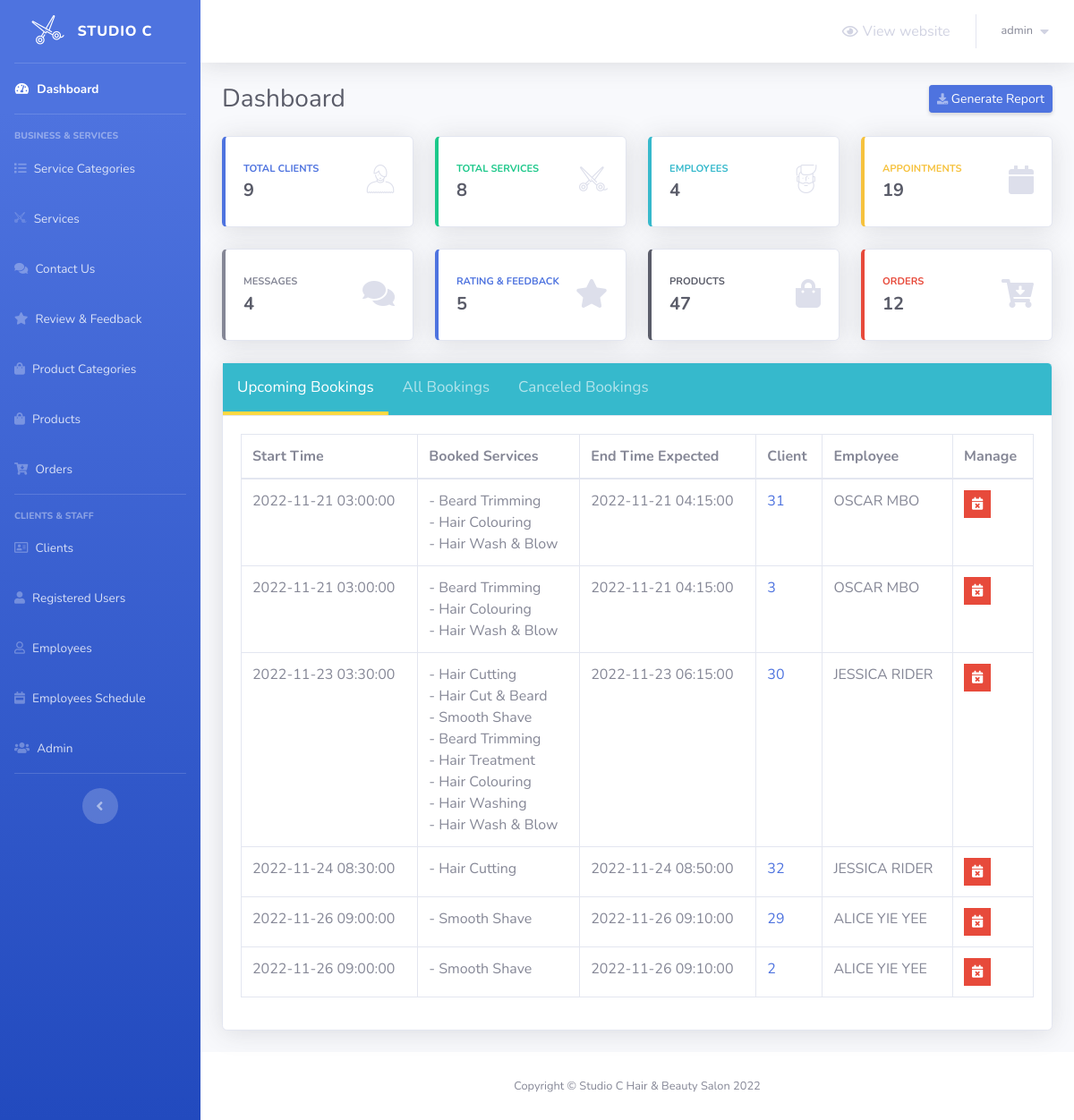
The app's page /admin/index.php (signed in) with its own data.
### tables this page shows
CREATE TABLE `appointments` (
  `appointment_id` int(5) NOT NULL,
  `date_created` timestamp NOT NULL DEFAULT '0000-00-00 00:00:00',
  `client_id` int(5) NOT NULL,
  `employee_id` int(2) NOT NULL,
  `start_time` timestamp NOT NULL DEFAULT '0000-00-00 00:00:00',
  `end_time_expected` timestamp NOT NULL DEFAULT '0000-00-00 00:00:00',
  `canceled` tinyint(1) NOT NULL DEFAULT 0,
  `cancellation_reason` text DEFAULT NULL
);

CREATE TABLE `services` (
  `service_id` int(5) NOT NULL,
  `service_name` varchar(50) NOT NULL,
  `service_description` varchar(255) NOT NULL,
  `service_price` decimal(6,2) NOT NULL,
  `service_duration` int(5) NOT NULL,
  `category_id` int(2) NOT NULL,
  `img` varchar(100) NOT NULL
);

CREATE TABLE `clients` (
  `client_id` int(5) NOT NULL,
  `first_name` varchar(30) NOT NULL,
  `last_name` varchar(30) NOT NULL,
  `phone_number` varchar(30) NOT NULL,
  `client_email` varchar(50) NOT NULL
);

CREATE TABLE `employees` (
  `employee_id` int(2) NOT NULL,
  `first_name` varchar(20) NOT NULL,
  `last_name` varchar(20) NOT NULL,
  `phone_number` varchar(30) NOT NULL,
  `email` varchar(50) NOT NULL
);

### admin/Includes/functions/functions.php (called while the page is built, shortened)
<?php
    function countItems($item,$table)
	{
		global $con;
		$stat_ = $con->prepare("SELECT COUNT($item) FROM $table");
		$stat_->execute();
		return $stat_->fetchColumn();
	}

### admin/index.php (the view, shortened to what this page needs)
<?php
	if(isset($_SESSION['username_barbershop_Xw211qAAsq4']) && isset($_SESSION['password_barbershop_Xw211qAAsq4']))
	{
        include 'connect.php';
        include 'Includes/functions/functions.php';
        include 'Includes/templates/header.php';
?>
	<div class="container-fluid">
		<div class="d-sm-flex align-items-center justify-content-between mb-4">
			<h1 class="h3 mb-0 text-gray-800">Dashboard</h1>
			<a href="#" class="d-none d-sm-inline-block btn btn-sm btn-primary shadow-sm">
				<i class="fas fa-download fa-sm text-white-50"></i>
				Generate Report
			</a>
		</div>
		<div class="row">
			<div class="col-xl-3 col-md-6 mb-4">
				<div class="card border-left-primary shadow h-100 py-2">
					<div class="card-body">
				  		<div class="row no-gutters align-items-center">
							<div class="col mr-2">
					  			<div class="text-xs font-weight-bold text-primary text-uppercase mb-1">
					  				Total Clients
					  			</div>
					  			<div class="h5 mb-0 font-weight-bold text-gray-800"><?php echo countItems("client_id","clients")?></div>
							</div>
							<div class="col-auto">
					  			<i class="bs bs-boy fa-2x text-gray-300"></i>
							</div>
				  		</div>
					</div>
			  	</div>
			</div>
			<div class="col-xl-3 col-md-6 mb-4">
				<div class="card border-left-success shadow h-100 py-2">
					<div class="card-body">
				  		<div class="row no-gutters align-items-center">
							<div class="col mr-2">
					  			<div class="text-xs font-weight-bold text-success text-uppercase mb-1">
					  				Total Services
					  			</div>
					  			<div class="h5 mb-0 font-weight-bold text-gray-800"><?php echo countItems("service_id","services")?></div>
							</div>
							<div class="col-auto">
					  			<i class="bs bs-scissors-1 fa-2x text-gray-300"></i>
							</div>
				  		</div>
					</div>
			  	</div>
			</div>
			<div class="col-xl-3 col-md-6 mb-4">
				<div class="card border-left-info shadow h-100 py-2">
					<div class="card-body">
				  		<div class="row no-gutters align-items-center">
							<div class="col mr-2">
					  			<div class="text-xs font-weight-bold text-info text-uppercase mb-1">
					  				Employees
					  			</div>
					  			<div class="row no-gutters align-items-center">
									<div class="col-auto">
						  				<div class="h5 mb-0 mr-3 font-weight-bold text-gray-800"><?php echo countItems("employee_id","employees")?></div>
									</div>
					  			</div>
							</div>
							<div class="col-auto">
					  			<i class="bs bs-man fa-2x text-gray-300"></i>
							</div>
				  		</div>
					</div>
			  	</div>
			</div>
			<div class="col-xl-3 col-md-6 mb-4">
				<div class="card border-left-warning shadow h-100 py-2">
					<div class="card-body">
				  		<div class="row no-gutters align-items-center">
							<div class="col mr-2">
					  			<div class="text-xs font-weight-bold text-warning text-uppercase mb-1">
					  				Appointments
					  			</div>
					  			<div class="h5 mb-0 font-weight-bold text-gray-800"><?php echo countItems("appointment_id","appointments")?></div>
							</div>
							<div class="col-auto">
					  			<i class="fas fa-calendar fa-2x text-gray-300"></i>
							</div>
				 		</div>
					</div>
			  	</div>
			</div>
                    	<div class="col-xl-3 col-md-6 mb-4">
				<div class="card border-left-secondary shadow h-100 py-2">
					<div class="card-body">
				  		<div class="row no-gutters align-items-center">
							<div class="col mr-2">
					  			<div class="text-xs font-weight-bold text-secondary text-uppercase mb-1">
					  				Messages
					  			</div>
					  			<div class="h5 mb-0 font-weight-bold text-gray-800"><?php echo countItems("id","contactus")?></div>
							</div>
							<div class="col-auto">
					  			<i class="fa fa-comments fa-2x text-gray-300"></i>
							</div>
				 		</div>
					</div>
			  	</div>
			</div>
                    <div class="col-xl-3 col-md-6 mb-4">
				<div class="card border-left-primary shadow h-100 py-2">
					<div class="card-body">
				  		<div class="row no-gutters align-items-center">
							<div class="col mr-2">
					  			<div class="text-xs font-weight-bold text-primary text-uppercase mb-1">
					  				Rating & Feedback
					  			</div>
					  			<div class="h5 mb-0 font-weight-bold text-gray-800"><?php echo countItems("review_id","review_table")?></div>
							</div>
							<div class="col-auto">
					  			<i class="fa fa-star fa-2x text-gray-300"></i>
							</div>
				 		</div>
					</div>
			  	</div>
			</div>
                    <div class="col-xl-3 col-md-6 mb-4">
				<div class="card border-left-dark shadow h-100 py-2">
					<div class="card-body">
				  		<div class="row no-gutters align-items-center">
							<div class="col mr-2">
					  			<div class="text-xs font-weight-bold text-dark text-uppercase mb-1">
					  				Products
					  			</div>
					  			<div class="h5 mb-0 font-weight-bold text-gray-800"><?php echo countItems("id","products")?></div>
							</div>
							<div class="col-auto">
					  			<i class="fa fa-shopping-bag fa-2x text-gray-300"></i>
							</div>
				 		</div>
					</div>
			  	</div>
			</div>
                    <div class="col-xl-3 col-md-6 mb-4">
				<div class="card border-left-danger shadow h-100 py-2">
					<div class="card-body">
				  		<div class="row no-gutters align-items-center">
							<div class="col mr-2">
					  			<div class="text-xs font-weight-bold text-danger text-uppercase mb-1">
					  				Orders
					  			</div>
					  			<div class="h5 mb-0 font-weight-bold text-gray-800"><?php echo countItems("id","orders")?></div>
							</div>
							<div class="col-auto">
					  			<i class="fa fa-cart-arrow-down fa-2x text-gray-300"></i>
							</div>
				 		</div>
					</div>
			  	</div>
			</div>
		</div>
        <div class="card shadow mb-4">
            <div class="card-header tab" style="padding: 0px !important;background: #36b9cc!important">
            	<button class="tablinks active" onclick="openTab(event, 'Upcoming')">
            		Upcoming Bookings
            	</button>
                <button class="tablinks" onclick="openTab(event, 'All')">
                	All Bookings
                </button>
                <button class="tablinks" onclick="openTab(event, 'Canceled')">
                	Canceled Bookings
                </button>
            </div>
            <div class="card-body">
            	<div class="table-responsive">
                	<table class="table table-bordered tabcontent" id="Upcoming" style="display:table" width="100%" cellspacing="0">
                  		<thead>
                                <tr>
                                    <th>
                                        Start Time
                                    </th>
                                    <th>
                                        Booked Services
                                    </th>
                                    <th>
                                        End Time Expected
                                    </th>
                                    <th>
                                        Client
                                    </th>
                                    <th>
                                        Employee
                                    </th>
                                    <th>
                                        Manage
                                    </th>
                                </tr>
                            </thead>
                            <tbody>
                                <?php
                                    $stmt = $con->prepare("SELECT *
                                                    FROM appointments a , clients c
                                                    where start_time >= ?
                                                    and a.client_id = c.client_id
                                                    and canceled = 0
                                                    order by start_time;
                                                    ");
                                    $stmt->execute(array(date('Y-m-d H:i:s')));
                                    $rows = $stmt->fetchAll();
                                    $count = $stmt->rowCount();
                                    if($count == 0)
                                    {
                                        echo "<tr>";
                                            echo "<td colspan='5' style='text-align:center;'>";
                                                echo "List of your upcoming bookings will be presented here";
                                            echo "</td>";
                                        echo "</tr>";
                                    }
                                    else
                                    {
                                        foreach($rows as $row)
                                        {
                                            echo "<tr>";
                                                echo "<td>";
                                                    echo $row['start_time'];
                                                echo "</td>";
                                                echo "<td>";
                                                    $stmtServices = $con->prepare("SELECT service_name
                                                            from services s, services_booked sb
                                                            where s.service_id = sb.service_id
                                                            and appointment_id = ?");
                                                    $stmtServices->execute(array($row['appointment_id']));
                                                    $rowsServices = $stmtServices->fetchAll();
                                                    foreach($rowsServices as $rowsService)
                                                    {
                                                        echo "- ".$rowsService['service_name'];
                                                        if (next($rowsServices)==true)  echo " <br> ";
                                                    }
                                                echo "</td>";
                                                echo "<td>";
                                                    echo $row['end_time_expected'];
                                                echo "</td>";
                                                echo "<td>";
                                                    echo "<a href = #>";
                                                        echo $row['client_id'];
                                                    echo "</a>";
                                                echo "</td>";
                                                echo "<td>";
                                                    $stmtEmployees = $con->prepare("SELECT first_name,last_name
                                                            from employees e, appointments a
                                                            where e.employee_id = a.employee_id
                                                            and a.appointment_id = ?");
                                                    $stmtEmployees->execute(array($row['appointment_id']));
                                                    $rowsEmployees = $stmtEmployees->fetchAll();
                                                    foreach($rowsEmployees as $rowsEmployee)
                                                    {
                                                        echo $rowsEmployee['first_name']." ".$rowsEmployee['last_name'];
                                                    }
                                                echo "</td>";
                                                echo "<td>";
                                                	$cancel_data = "cancel_appointment_".$row["appointment_id"];
                                               		?>
                                               		<ul class="list-inline m-0">
                                                        <li class="list-inline-item" data-toggle="tooltip" title="Cancel Appointment">
                                                            <button class="btn btn-danger btn-sm rounded-0" type="button" data-toggle="modal" data-target="#<?php echo $cancel_data; ?>" data-placement="top">
                                                                <i class="fas fa-calendar-times"></i>
                                                            </button>
                                                        </li>
                                                    </ul>
                                               		<?php
                                                echo "</td>";
                                            echo "</tr>";
                                        }
                                    }
                                ?>
                            </tbody>
                	</table>
              	</div>
            </div>
        </div>
	</div>
<?php
		include 'Includes/templates/footer.php';
	}
	else
    {
    	header('Location: login.php');
        exit();
    }
?>

### admin/Design/css/main.css (style rules this page uses)
.tab button.active { color: #fff; border-bottom: 4px solid #ffd943; }
.tab button { background: inherit; color: #ffffff9c; float: left; border: none; outline: none; cursor: pointer; padding: 14px 16px; transition: 0.3s; font-size: 17px; border-bottom: 4px solid transparent; }
.tabcontent { display: none; }

### records on screen
appointments: start_time "2022-11-21 03:00:00", end_time_expected "2022-11-21 04:15:00", client.client_id "31"
services: service_name "Beard Trimming"
services: service_name "Hair Colouring"
services: service_name "Hair Wash & Blow"
employees: first_name "OSCAR", last_name "MBO"
appointments: start_time "2022-11-21 03:00:00", end_time_expected "2022-11-21 04:15:00", client.client_id "3"
appointments: start_time "2022-11-23 03:30:00", end_time_expected "2022-11-23 06:15:00", client.client_id "30"
services: service_name "Hair Cutting"
services: service_name "Hair Cut & Beard"
services: service_name "Smooth Shave"
services: service_name "Hair Treatment"
services: service_name "Hair Washing"
employees: first_name "JESSICA", last_name "RIDER"
appointments: start_time "2022-11-24 08:30:00", end_time_expected "2022-11-24 08:50:00", client.client_id "32"
appointments: start_time "2022-11-26 09:00:00", end_time_expected "2022-11-26 09:10:00", client.client_id "29"
employees: first_name "ALICE YIE", last_name "YEE"
appointments: start_time "2022-11-26 09:00:00", end_time_expected "2022-11-26 09:10:00", client.client_id "2"

### other values on screen
$_SESSION['username_barbershop_Xw211qAAsq4'] "admin"
countItems("client_id","clients") "9"
countItems("service_id","services") "8"
countItems("employee_id","employees") "4"
countItems("appointment_id","appointments") "19"
countItems("id","contactus") "4"
countItems("review_id","review_table") "5"
countItems("id","products") "47"
countItems("id","orders") "12"
